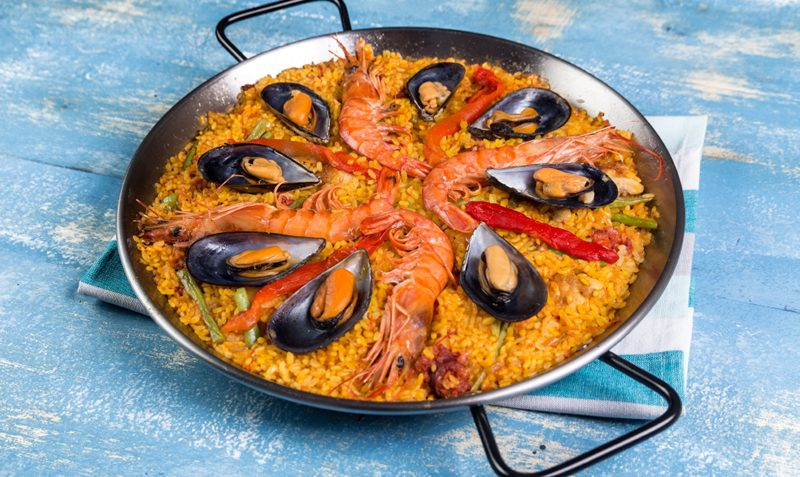
#> input picture HackUDC2023/elderhelper/APIS/paella-mixta-800x477.jpg, 800 x 477 px
$ python reconocimiento_fotos.py
#> lines starting #> are read from the running program, lines starting #| are printed output that depends on the picture
import base64
import requests
import json
from io import BytesIO
from PIL import Image

def recognize_image(image_path):
    # Define la URL de la API de Clarifai
#> called with image_path = 'paella-mixta-800x477.jpg'
    url = 'https://api.clarifai.com/v2/models/aaa03c23b3724a16a56b629203edc62c/outputs'

    # Define los encabezados de la solicitud
    headers = {
        'Authorization': "Key 2282a5854a274e9c9dd13ca7d3f56ccc",
        'Content-Type': 'application/json'
    }

    # Abre la imagen que se desea analizar y la comprime
    image = Image.open(image_path)
#> image is the input picture: PIL image 800x477 RGB; mean R, G, B 152.8, 146, 136.8
    image = image.resize((256, 256)) # ajusta el tamaño a 256x256 píxeles
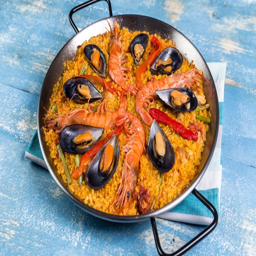
#> image: PIL image 256x256 RGB; mean R, G, B 152.8, 146.1, 136.8
    buffered = BytesIO()
    image.save(buffered, format="JPEG", quality=50)
    img_str = base64.b64encode(buffered.getvalue()).decode('ascii')

    # Define la carga útil de la solicitud con la imagen comprimida
    payload = {
        "inputs": [
            {
                "data": {
                    "image": {
                        "base64": img_str
                    }
                }
            }
        ]
    }

    # Envía la solicitud a la API
    response = requests.post(url, headers=headers, data=json.dumps(payload))

    # Procesa la respuesta de la API
    texto =""
    if response.status_code == requests.codes.ok:
        response_json = json.loads(response.text)
        concepts = response_json['outputs'][0]['data']['concepts']
        for concept in concepts:
            texto += concept['name'] + ","
            print(concept['name'], concept['value'])
        print(texto)
        return texto
    else:
        print("Error:", response.status_code, response.text)

if __name__ == "__main__":
    image_path = 'paella-mixta-800x477.jpg' # Reemplaza con la ruta y nombre de tu imagen
    recognize_image(image_path)
#> (the call stopped at in recognize_image, `response = requests.post(url, headers=headers, data=json.dumps(payload))`: requests is not available in this run)
